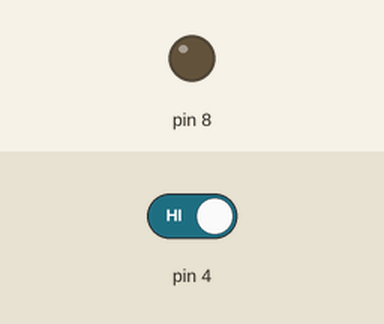
The sketch below on a simulated Arduino Uno, built with avr-gcc and run on an emulated ATmega328P. Parts: output pins drawn as LEDs (lit = HIGH). The inputs (shaded band) are chosen by the test bench; at power-on: pin 4 HIGH.

Above: at 1.2 s.
1.3 s: pin 4 driven LOW
At 2.0 s:
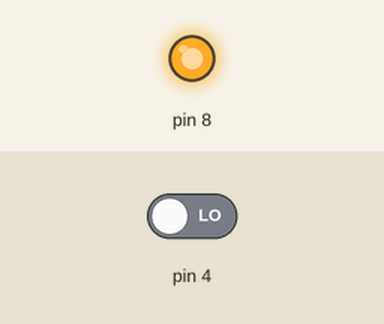
2.8 s: pin 4 driven HIGH
At 3.1 s:
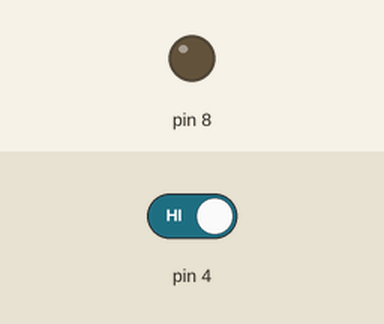
Timing chart, 0 to 5.8 s (numbered marks = the images above; inputs shaded):
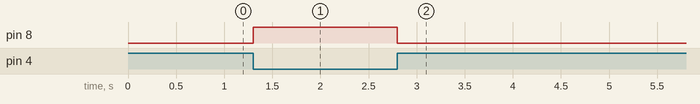

The sketch:

ir_sensor.ino
```cpp
void setup() {
  // put your setup code here, to run once:
//pinMode(13,OUTPUT);
pinMode(8,OUTPUT);


pinMode(4,INPUT);
//pinMode(3,INPUT);
Serial.begin(9600);
}

void loop() {
  // put your main code here, to run repeatedly:
  Serial.println();
if(digitalRead(4)==LOW )
{
  digitalWrite(8,HIGH);
  }
 //* else if(digitalRead(4)){

      // digitalWrite(13,LOW);
      // digitalWrite(8,HIGH);
   // }
    else{
        digitalWrite(8,LOW);
      }
}
```

Measured:
- after the input at 1.3 s, pin 8: LOW → HIGH at once
- after the input at 2.8 s, pin 8: HIGH → LOW at once
